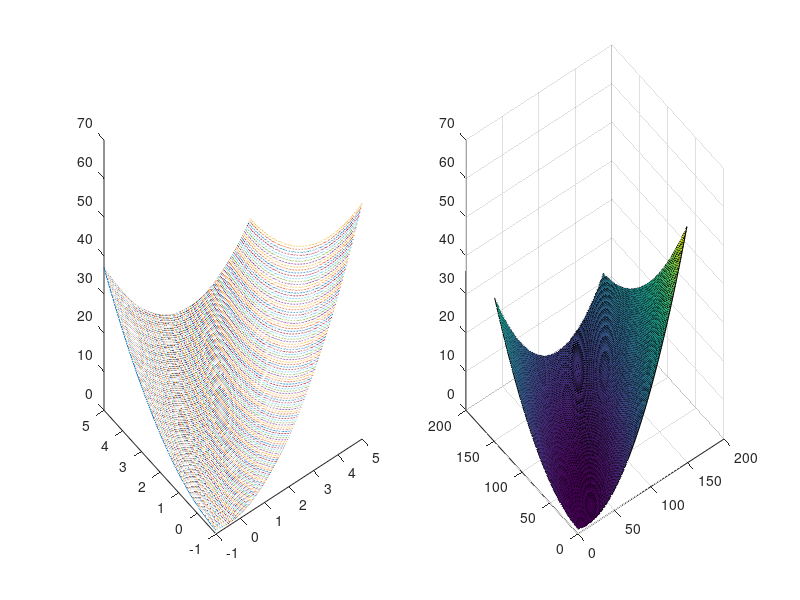
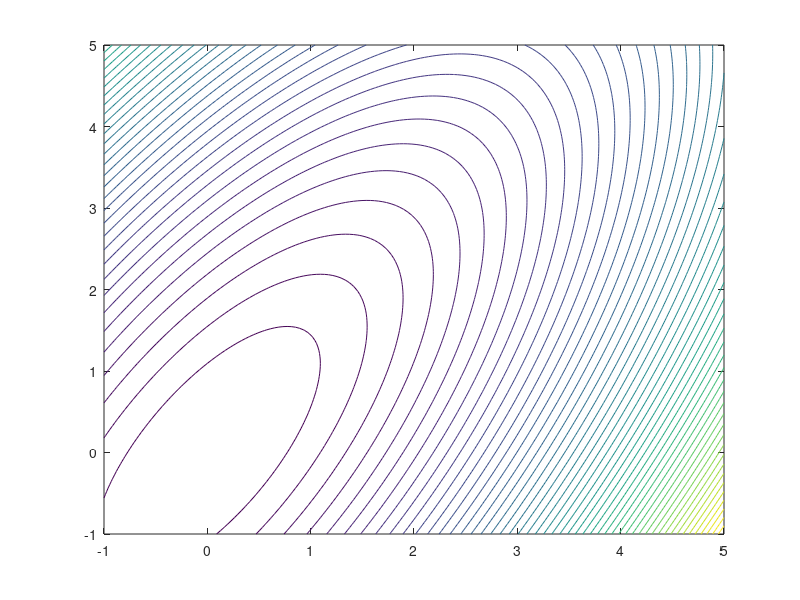

The MATLAB script that drew these images, in order: (Note: this script raises an error after producing the figures.)
clear; clc; close all;

MIN = -1;
MAX = 1;

x = linspace(-1,5,150);
y = linspace(-1,5,150);

%f3d = @( x, y ) x.^2 + y.^2;
f3d = @( x, y ) x.^2 + (x-y).^2;

[dimx, dimy] = meshgrid(x,y);
z = f3d(dimx, dimy);

figure;
subplot(1,2,1); plot3(dimx, dimy, z);
subplot(1,2,2); surf(z);

%p0 = [4.5,3]';
p0 = [2.25,4.5]';

figure;
contour(dimx, dimy, z, 50);
hold on;

tic
%arbitrary_line_search(f3d, p0);
steepest_descent(f3d, p0);
toc

%powell(f3d, p0);
